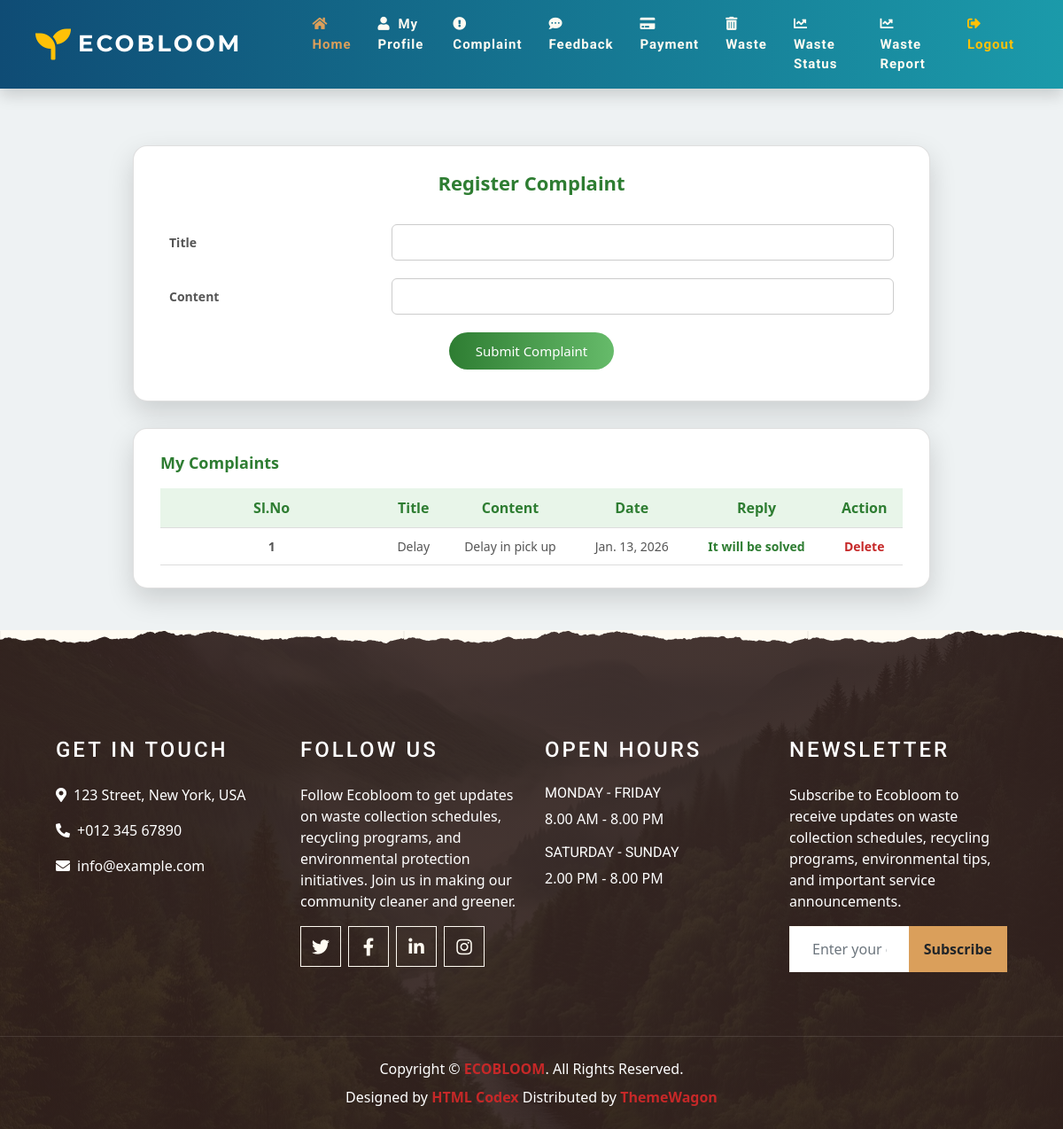
The app's page /User/Complaint/ (signed in), older data.
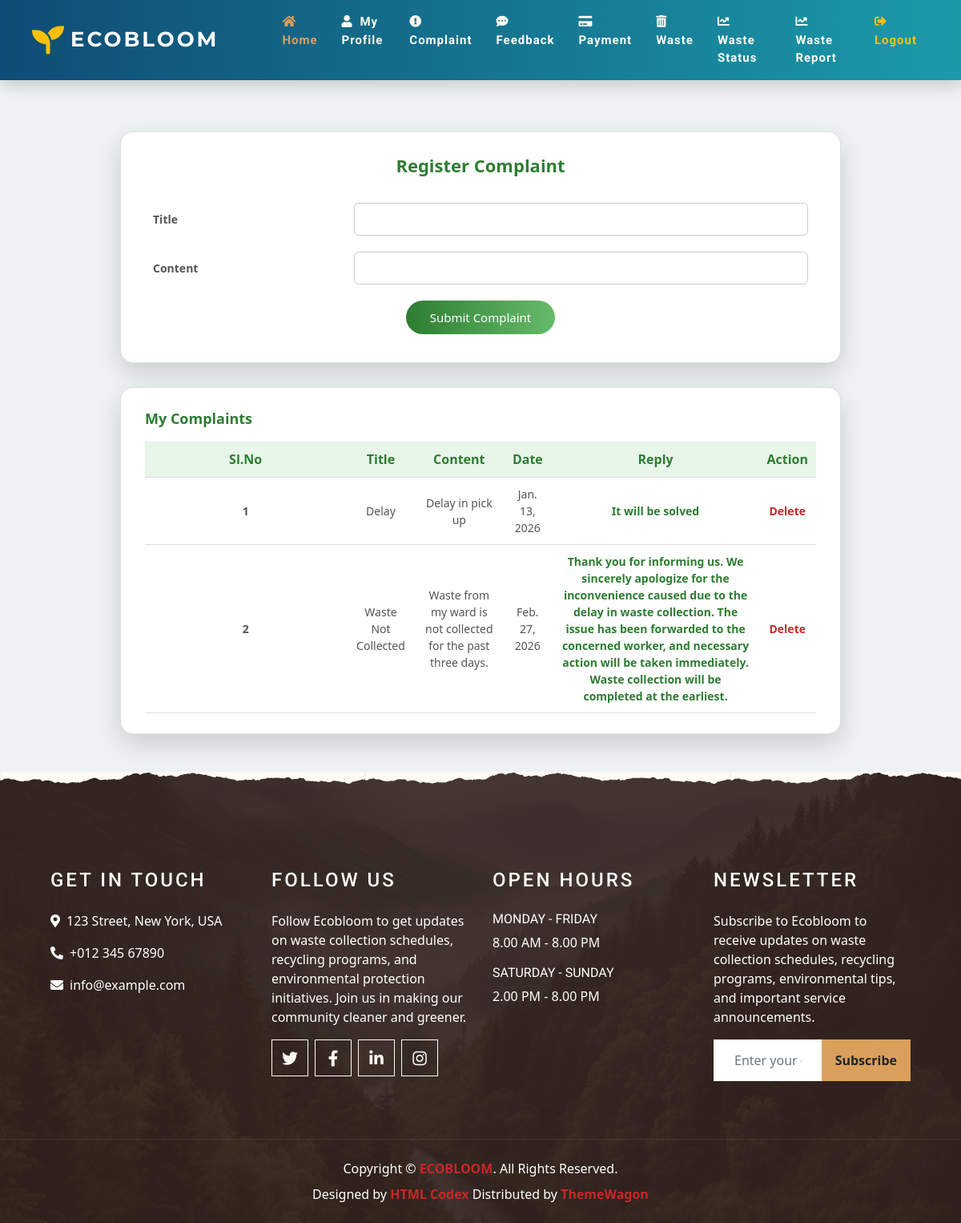
The same page, newer data.
### User/models.py (models this page shows)
class tbl_complaint(models.Model):
    complaint_title=models.CharField(max_length=50)
    complaint_content=models.CharField(max_length=50)
    complaint_date=models.DateField(auto_now_add=True)
    complaint_reply=models.CharField(max_length=50,null=True)
    complaint_status=models.IntegerField(default=0)
    user=models.ForeignKey(tbl_user, on_delete=models.CASCADE)

### User/views.py (the view)
# urls.py: path('Complaint/',views.Complaint,name="Complaint"),
def Complaint(request):
    if "uid" not in request.session:
        return redirect("Guest:Login")
    else:
        complaintdata=tbl_complaint.objects.filter(user=request.session['uid'])
        userdata=tbl_user.objects.get(id=request.session['uid'])
        if request.method=="POST":
            title=request.POST.get("txt_title")
            content=request.POST.get("txt_content")
            tbl_complaint.objects.create(complaint_title=title,complaint_content=content,user=userdata)
            return render(request,"User/Complaint.html",{'msg':"Complaint Added"})
        else:
            return render(request,"User/Complaint.html",{'complaintdata':complaintdata})

### User/Templates/User/Complaint.html (shortened to what this page needs)
{% extends 'User/Head.html' %}
{% block content %}
<!DOCTYPE html>
<html lang="en">
<head>
</head>
<body>
<form action="" method="post">
<div class="complaint-container">
    <div class="card">
        <div class="title">Register Complaint</div>
        <table>
            <tr>
                <td>Title</td>
                <td><input type="text" name="txt_title"></td>
            </tr>
            <tr>
                <td>Content</td>
                <td><input type="text" name="txt_content"></td>
            </tr>
            <tr>
                <td colspan="2" align="center">
                    <input type="submit" value="Submit Complaint">
                </td>
            </tr>
        </table>
    </div>
    <div class="card">
        <div class="list-title">My Complaints</div>
        <table class="complaint-table">
            <tr>
                <th>Sl.No</th>
                <th>Title</th>
                <th>Content</th>
                <th>Date</th>
                <th>Reply</th>
                <th>Action</th>
            </tr>
            {% for i in complaintdata %}
            <tr>
                <td>{{forloop.counter}}</td>
                <td>{{i.complaint_title}}</td>
                <td>{{i.complaint_content}}</td>
                <td>{{i.complaint_date}}</td>
                <td>
                    {% if i.complaint_status == 1 %}
                        <span class="status-replied">{{i.complaint_reply}}</span>
                    {% else %}
                        <span class="status-pending">Not Replied</span>
                    {% endif %}
                </td>
                <td>
                    <a href="{% url 'User:delcomplaint' i.id %}">Delete</a>
                </td>
            </tr>
            {% endfor %}
        </table>
    </div>
</div>
</form>
</body>
</html>
{% endblock content %}

Row changes from the older to the newer data that the page shows:
added tbl_complaint: complaint_title "Waste Not Collected", complaint_content "Waste from my ward is not collected for the past three days.", complaint_date "Feb. 27, 2026", complaint_reply "Thank you for informing us. We sincerely apologize for the inconvenience caused due to the delay in waste collection. The issue has been forwarded to the concerned worker, and necessary action will be taken immediately. Waste collection will be completed at the earliest."
